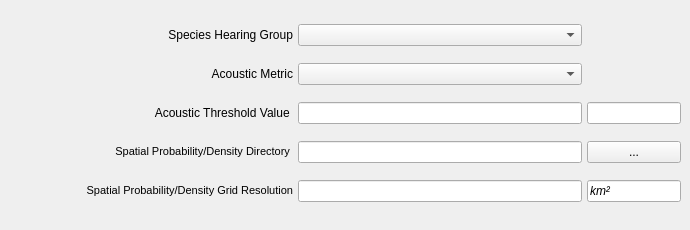
     <widget class="QWidget" name="tab_5">
      <attribute name="title">
       <string>Species Properties</string>
      </attribute>
      <widget class="QWidget" name="layoutWidget">
       <property name="geometry">
        <rect>
         <x>10</x>
         <y>10</y>
         <width>671</width>
         <height>211</height>
        </rect>
       </property>
       <layout class="QGridLayout" name="gridLayout_3" columnstretch="3,3,1">
        <property name="horizontalSpacing">
         <number>5</number>
        </property>
        <property name="verticalSpacing">
         <number>3</number>
        </property>
        <item row="0" column="0">
         <widget class="QLabel" name="label_19">
          <property name="toolTip">
           <string>&lt;html&gt;&lt;head/&gt;&lt;body&gt;&lt;p&gt;&lt;span style=&quot; font-weight:400;&quot;&gt;Selects the hearing group and associated auditory weighting function metrics to use for analysis&lt;/span&gt;&lt;/p&gt;&lt;/body&gt;&lt;/html&gt;</string>
          </property>
          <property name="whatsThis">
           <string>&lt;html&gt;&lt;head/&gt;&lt;body&gt;&lt;p&gt;Select the method of determining the acoustic value to use. &lt;/p&gt;&lt;/body&gt;&lt;/html&gt;</string>
          </property>
          <property name="text">
           <string>&lt;html&gt;&lt;head/&gt;&lt;body&gt;&lt;p align=&quot;right&quot;&gt;Species Hearing Group&lt;/p&gt;&lt;/body&gt;&lt;/html&gt;</string>
          </property>
         </widget>
        </item>
        <item row="0" column="1">
         <widget class="QComboBox" name="paracousti_weighting_combobox">
          <property name="sizePolicy">
           <sizepolicy hsizetype="Preferred" vsizetype="Fixed">
            <horstretch>0</horstretch>
            <verstretch>0</verstretch>
           </sizepolicy>
          </property>
          <property name="font">
           <font>
            <pointsize>8</pointsize>
            <weight>50</weight>
            <bold>false</bold>
           </font>
          </property>
         </widget>
        </item>
        <item row="1" column="0">
         <widget class="QLabel" name="label_18">
          <property name="toolTip">
           <string>&lt;html&gt;&lt;head/&gt;&lt;body&gt;&lt;p&gt;&lt;span style=&quot; font-weight:400;&quot;&gt;Acoustic Metric Selection&lt;/span&gt;&lt;/p&gt;&lt;p&gt;&lt;span style=&quot; font-weight:400;&quot;&gt;Varies based on weighting and parAcousti .nc file&lt;/span&gt;&lt;/p&gt;&lt;/body&gt;&lt;/html&gt;</string>
          </property>
          <property name="whatsThis">
           <string>&lt;html&gt;&lt;head/&gt;&lt;body&gt;&lt;p&gt;Select the method of determining the acoustic value to use. &lt;/p&gt;&lt;/body&gt;&lt;/html&gt;</string>
          </property>
          <property name="text">
           <string>&lt;html&gt;&lt;head/&gt;&lt;body&gt;&lt;p align=&quot;right&quot;&gt;Acoustic Metric&lt;/p&gt;&lt;/body&gt;&lt;/html&gt;</string>
          </property>
         </widget>
        </item>
        <item row="1" column="1">
         <widget class="QComboBox" name="paracousti_metric_selection_combobox">
          <property name="font">
           <font>
            <pointsize>8</pointsize>
            <weight>50</weight>
            <bold>false</bold>
           </font>
          </property>
         </widget>
        </item>
        <item row="2" column="0">
         <widget class="QLabel" name="label_65">
          <property name="toolTip">
           <string>&lt;html&gt;&lt;head/&gt;&lt;body&gt;&lt;p&gt;Acoustic Threshold Value&lt;/p&gt;&lt;p&gt;&lt;span style=&quot; font-weight:400;&quot;&gt;numeric threshold with units specified&lt;/span&gt;&lt;/p&gt;&lt;/body&gt;&lt;/html&gt;</string>
          </property>
          <property name="whatsThis">
           <string>&lt;html&gt;&lt;head/&gt;&lt;body&gt;&lt;p&gt;&lt;span style=&quot; font-weight:400;&quot;&gt;Select acoustic threshold file&lt;/span&gt;&lt;/p&gt;&lt;/body&gt;&lt;/html&gt;</string>
          </property>
          <property name="text">
           <string>&lt;html&gt;&lt;head/&gt;&lt;body&gt;&lt;p align=&quot;right&quot;&gt;Acoustic Threshold Value &lt;/p&gt;&lt;/body&gt;&lt;/html&gt;</string>
          </property>
          <property name="wordWrap">
           <bool>true</bool>
          </property>
         </widget>
        </item>
        <item row="2" column="1">
         <widget class="QLineEdit" name="paracousti_threshold_value">
          <property name="font">
           <font>
            <pointsize>8</pointsize>
            <weight>50</weight>
            <bold>false</bold>
           </font>
          </property>
          <property name="text">
           <string/>
          </property>
          <property name="readOnly">
           <bool>false</bool>
          </property>
         </widget>
        </item>
        <item row="2" column="2">
         <widget class="QLineEdit" name="paracousti_threshold_units">
          <property name="enabled">
           <bool>true</bool>
          </property>
          <property name="font">
           <font>
            <pointsize>8</pointsize>
            <weight>50</weight>
            <italic>true</italic>
            <bold>false</bold>
           </font>
          </property>
          <property name="readOnly">
           <bool>true</bool>
          </property>
         </widget>
        </item>
        <item row="3" column="0">
         <widget class="QLabel" name="label_66">
          <property name="sizePolicy">
           <sizepolicy hsizetype="Preferred" vsizetype="Preferred">
            <horstretch>0</horstretch>
            <verstretch>0</verstretch>
           </sizepolicy>
          </property>
          <property name="toolTip">
           <string>&lt;html&gt;&lt;head/&gt;&lt;body&gt;&lt;p&gt;&lt;span style=&quot; font-weight:400;&quot;&gt;[Optional]&lt;/span&gt;&lt;/p&gt;&lt;p&gt;&lt;span style=&quot; font-weight:400;&quot;&gt;Directory of csv or GeoTIFF files containing species probability and/or denisty files.&lt;/span&gt;&lt;/p&gt;&lt;/body&gt;&lt;/html&gt;</string>
          </property>
          <property name="whatsThis">
           <string>&lt;html&gt;&lt;head/&gt;&lt;body&gt;&lt;p&gt;&lt;span style=&quot; font-weight:400;&quot;&gt;Select directory of species probability and density files&lt;/span&gt;&lt;/p&gt;&lt;/body&gt;&lt;/html&gt;</string>
          </property>
          <property name="text">
           <string>&lt;html&gt;&lt;head/&gt;&lt;body&gt;&lt;p align=&quot;right&quot;&gt;&lt;span style=&quot; font-size:8pt;&quot;&gt;Spatial Probability/Density Directory &lt;/span&gt;&lt;/p&gt;&lt;/body&gt;&lt;/html&gt;</string>
          </property>
          <property name="wordWrap">
           <bool>true</bool>
          </property>
         </widget>
        </item>
        <item row="3" column="1">
         <widget class="QLineEdit" name="paracousti_species_directory">
          <property name="font">
           <font>
            <pointsize>8</pointsize>
            <weight>50</weight>
            <bold>false</bold>
           </font>
          </property>
          <property name="text">
           <string/>
          </property>
          <property name="readOnly">
           <bool>true</bool>
          </property>
         </widget>
        </item>
        <item row="3" column="2">
         <widget class="QPushButton" name="paracousti_species_directory_button">
          <property name="text">
           <string>...</string>
          </property>
         </widget>
        </item>
        <item row="4" column="0">
         <widget class="QLabel" name="label_67">
          <property name="toolTip">
           <string>&lt;html&gt;&lt;head/&gt;&lt;body&gt;&lt;p&gt;&lt;span style=&quot; font-weight:400;&quot;&gt;[Optional]&lt;/span&gt;&lt;/p&gt;&lt;p&gt;&lt;span style=&quot; font-weight:400;&quot;&gt;species file averaged area (km2)&lt;/span&gt;&lt;/p&gt;&lt;/body&gt;&lt;/html&gt;</string>
          </property>
          <property name="whatsThis">
           <string>&lt;html&gt;&lt;head/&gt;&lt;body&gt;&lt;p&gt;&lt;span style=&quot; font-weight:400;&quot;&gt;Select acoustic threshold file&lt;/span&gt;&lt;/p&gt;&lt;/body&gt;&lt;/html&gt;</string>
          </property>
          <property name="text">
           <string>&lt;html&gt;&lt;head/&gt;&lt;body&gt;&lt;p align=&quot;right&quot;&gt;&lt;span style=&quot; font-size:8pt;&quot;&gt;Spatial Probability/Density Grid Resolution&lt;/span&gt;&lt;/p&gt;&lt;/body&gt;&lt;/html&gt;</string>
          </property>
          <property name="wordWrap">
           <bool>true</bool>
          </property>
         </widget>
        </item>
        <item row="4" column="1">
         <widget class="QLineEdit" name="paracousti_species_grid_resolution">
          <property name="font">
           <font>
            <pointsize>8</pointsize>
            <weight>50</weight>
            <bold>false</bold>
           </font>
          </property>
          <property name="text">
           <string/>
          </property>
          <property name="readOnly">
           <bool>false</bool>
          </property>
         </widget>
        </item>
        <item row="4" column="2">
         <widget class="QLineEdit" name="lineEdit_2">
          <property name="enabled">
           <bool>true</bool>
          </property>
          <property name="font">
           <font>
            <pointsize>9</pointsize>
            <weight>50</weight>
            <italic>true</italic>
            <bold>false</bold>
           </font>
          </property>
          <property name="text">
           <string>km²</string>
          </property>
          <property name="readOnly">
           <bool>true</bool>
          </property>
         </widget>
        </item>
       </layout>
      </widget>
     </widget>
